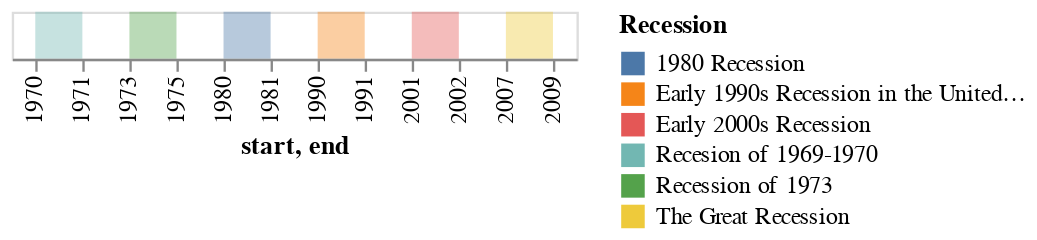

This figure's notebook cell:
### Markdown cell above
# Recession Data
Here we create the data for the recession regions so that we can highlight the recession sections

### Code cell
recessions = [
    {
            "start": 1970,
            "end": 1971,
            "event": "Recesion of 1969-1970"
    },
    {
            "start": 1973,
            "end": 1975,
            "event": "Recession of 1973"
    },
    {
            "start": 1980,
            "end": 1981,
            "event": "1980 Recession"
    },
    {
            "start": 1990,
            "end": 1991,
            "event": "Early 1990s Recession in the United States"
    },
    {
            "start": 2001,
            "end": 2002,
            "event": "Early 2000s Recession"
    },
    {
            "start": 2007,
            "end": 2009,
            "event": "The Great Recession"
    }
]
df_rec = pd.DataFrame(recessions)

highlight = alt.Chart(df_rec).mark_rect(fillOpacity=.4).encode(
    x='start:O',
    x2='end:O',
    color=alt.Color('event:N', legend=alt.Legend(title='Recession'))
)
highlight

### Figure 1 — Vega-Lite specification as saved in the notebook (floating-point values rounded to 4 significant figures)
{"config": {"view": {"continuousWidth": 400, "continuousHeight": 300}}, "data": {"name": "data-4dcc2708c11ee7bcb6db96bf1ed714d3"}, "mark": {"type": "rect", "fillOpacity": 0.4}, "encoding": {"color": {"type": "nominal", "field": "event", "legend": {"title": "Recession"}}, "x": {"type": "ordinal", "field": "start"}, "x2": {"field": "end"}}, "$schema": "https://vega.github.io/schema/vega-lite/v4.0.0.json", "datasets": {"data-4dcc2708c11ee7bcb6db96bf1ed714d3": [{"start": 1970, "end": 1971, "event": "Recesion of 1969-1970"}, {"start": 1973, "end": 1975, "event": "Recession of 1973"}, {"start": 1980, "end": 1981, "event": "1980 Recession"}, {"start": 1990, "end": 1991, "event": "Early 1990s Recession in the United States"}, {"start": 2001, "end": 2002, "event": "Early 2000s Recession"}, {"start": 2007, "end": 2009, "event": "The Great Recession"}]}}
